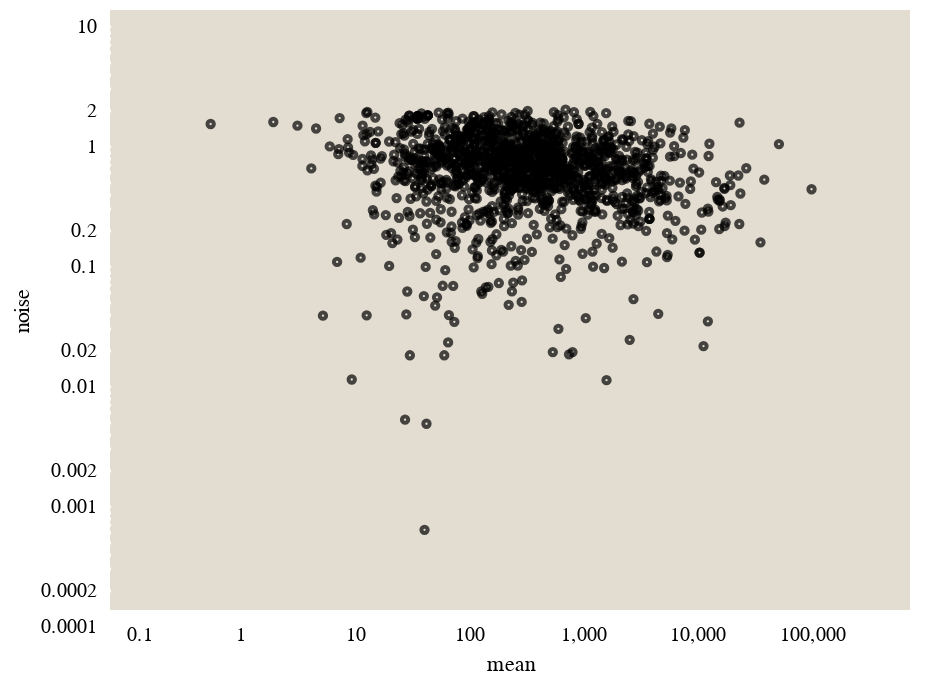

Notebook cell for this chart:
### Code cell
chart = alt.Chart(glucose)
point = chart.mark_point(size=10).encode(
        x=alt.X('mean:Q',  scale={'type':'log'}),
        y=alt.Y('noise:Q', scale={'type': 'log'}))
point

### Figure 1 — Vega-Lite specification as saved in the notebook (floating-point values rounded to 4 significant figures; data arrays with more than 128 entries replaced by an {"elided": "..."} marker saying what was removed)
{"config": {"background": "white", "group": {"fill": "#E3DCD0"}, "view": {"strokeWidth": 0, "height": 300, "width": 400, "fill": "#E3DCD0"}, "mark": {"strokeWidth": 0.5, "stroke": "black"}, "axis": {"domainColor": null, "labelFont": "Lucida Sans", "titleFont": "Lucida Sans", "titleFontWeight": 400, "grid": false, "ticks": true, "tickColor": "white", "tickOffset": 8, "tickWidth": 1.5}, "range": {"category": ["#D56C55", "#738FC1", "#7AA974", "#AB85AC", "#7E9D90", "#905426", "#EAC264"]}, "legend": {"labelFont": "Lucida Sans", "titleFont": "Lucida Sans", "titleFontWeight": 400}, "title": {"font": "Lucida Sans", "fontWeight": 400, "anchor": "middle"}}, "data": {"name": "data-c7907fce954221f2649b6a296e876ab3"}, "mark": {"type": "point", "size": 10}, "encoding": {"x": {"type": "quantitative", "field": "mean", "scale": {"type": "log"}}, "y": {"type": "quantitative", "field": "noise", "scale": {"type": "log"}}}, "$schema": "https://vega.github.io/schema/vega-lite/v3.4.0.json", "datasets": {"data-c7907fce954221f2649b6a296e876ab3": {"elided": "1314 records"}}}
